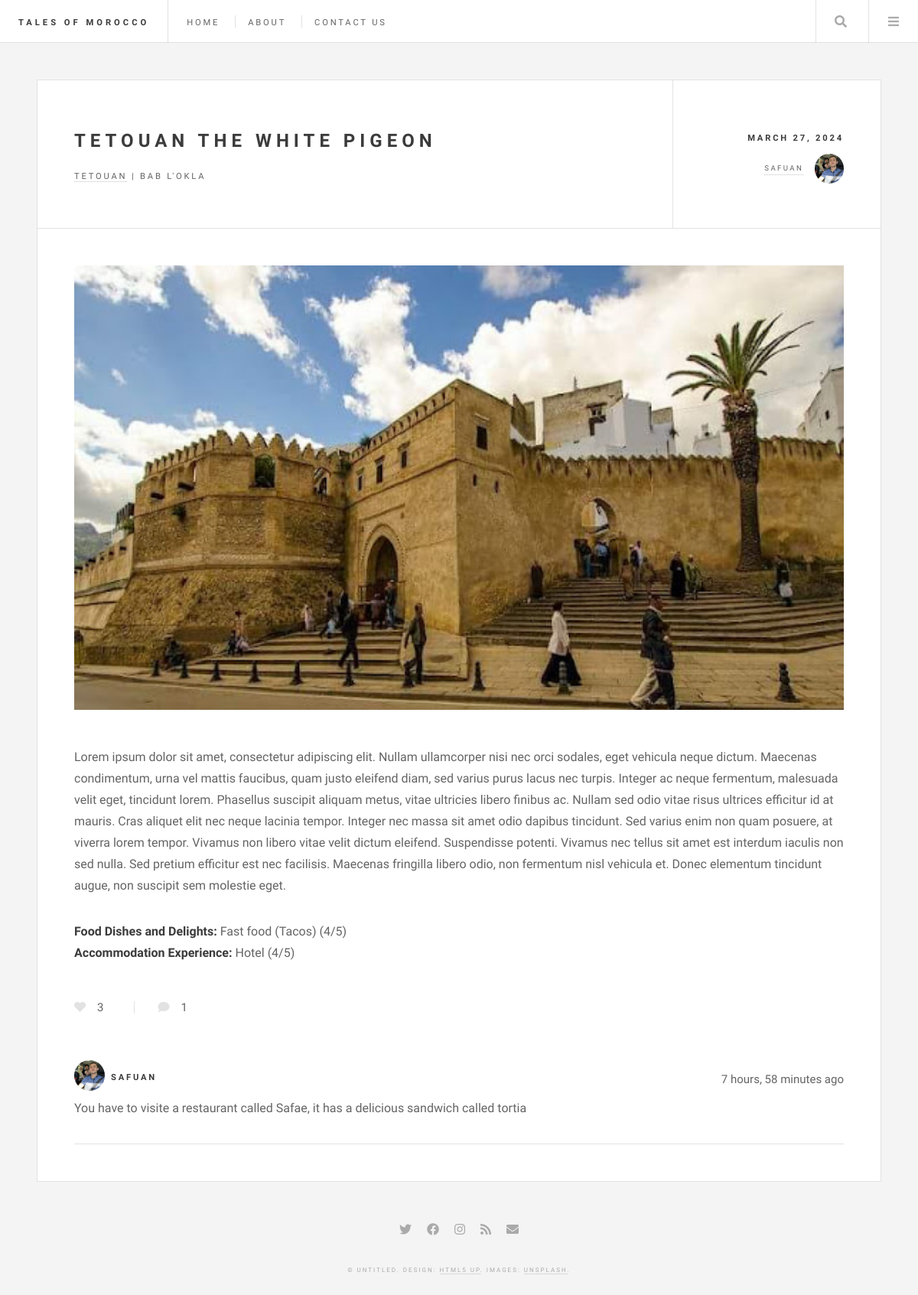
Screenshot of /blog/15/ with the database file from the repository.
### base/models.py (models this page shows, shortened)
class BlogPost(models.Model):
    author = models.ForeignKey(User, on_delete=models.CASCADE, null=True)
    title = models.CharField(max_length=200)
    city = models.ForeignKey(City, on_delete=models.SET_NULL, null=True)
    specific_location = models.CharField(max_length=200, null=True, blank=True)
    description = models.TextField(null=False, blank=False)
    food = models.CharField(max_length=200, blank=True)
    food_rating = models.IntegerField(null=True, blank=True,
                                      validators=[MinValueValidator(1),
                                                  MaxValueValidator(5)])
    accommodation = models.CharField(max_length=200, blank=True)
    accommodation_rating = models.IntegerField(null=True, blank=True,
                                               validators=[MinValueValidator(1),
                                                           MaxValueValidator(5)])
    picture = models.ImageField(null=True, blank=True)
    likes = models.IntegerField(default=0)
    updated = models.DateTimeField(auto_now=True)
    created = models.DateTimeField(auto_now_add=True)
    class Meta:
        ordering = ['-created']

class City(models.Model):
    name = models.CharField(max_length=200)
    def __str__(self) -> str:
        return self.name

class User(AbstractUser):
    name = models.CharField(max_length=200, null=True, blank=False)
    email = models.EmailField(unique=True, null=False, blank=False)
    bio = models.TextField(null=True, blank=True)
    avatar = models.ImageField(null=True, default="default.jpg")
    USERNAME_FIELD = 'email'
    REQUIRED_FIELDS = []

class Comment(models.Model):
    user = models.ForeignKey(User, on_delete=models.CASCADE)
    blogPost = models.ForeignKey(BlogPost, on_delete=models.CASCADE)
    body = models.TextField()
    edited = models.BooleanField(default=False)
    updated = models.DateTimeField(auto_now=True)
    created = models.DateTimeField(auto_now_add=True)

### base/views.py (the view, shortened to what this page needs)
# urls.py: 2. Add a URL to urlpatterns:  path('blog/', include('blog.urls'))
def blog(request, pk):
    post = get_object_or_404(BlogPost, id=int(pk))
    user_likes = None;
    if request.user.is_authenticated:
        user_likes = Like.objects.filter(user=request.user)
    post.user_liked = user_likes.filter(blogPost=post).exists() if user_likes else False
    post_comments = post.comment_set.all().order_by('-created')
    context = {
        'title': post.title,
        'post': post,
        'post_comments': post_comments
    }
    return render(request, 'blog.html', context)

### base/templates/blog.html (shortened to what this page needs)
<!DOCTYPE HTML>
{% load static %}
<html>
<head>
  <link rel="stylesheet" href="{% static 'styles/main.css' %}" />
  <link rel="stylesheet" href="{% static 'styles/main_1.css' %}" />
  <link rel="stylesheet" href="https://cdnjs.cloudflare.com/ajax/libs/font-awesome/4.7.0/css/font-awesome.min.css">
</head>
  <body class="single is-preload">
    <div id="wrapper">
      {% include 'header_menu.html' %}
      <div id="main">
        <article class="post">
          <header>
            <div class="title">
              <h2><a href="{% url 'blog' post.id %}">{{ post.title }}</a></h2>
              <p><a href="{% url 'city-blogs' post.city.id %}">{{ post.city }}</a>
                | {{ post.specific_location }}
              </p>
            </div>
            <div class="meta">
              <time class="published" datetime="2015-11-01">{{ post.created | date }}</time>
              <a href="{% url 'profile' post.author.id %}" class="author">
                <span class="name">{{ post.author.username }}</span>
                <img src="{{ post.author.avatar.url }}" alt=""/></a>
            </div>
          </header>
          {% if post.picture %}
          <span class="image featured"><img src="{{ post.picture.url }}" alt=""/></span>
          {% else %}
          <span class="image featured"><img src="{% static 'images/pic01.jpg' %}" alt=""/></span>
          {% endif %}
          <p>{{ post.description }}</p>
          {% if post.food %}
          <p>
            <b>Food Dishes and Delights:</b> {{ post.food }} ({{ post.food_rating }}/5)<br>
          {% endif %}
          {% if post.accommodation %}
            <b>Accommodation Experience:</b> {{ post.accommodation }} ({{ post.accommodation_rating}}/5)
          {% endif %}
          </p>
          <footer>
            <ul class="stats">
              <li>
                <i class="icon solid fa-heart {% if post.user_liked %}liked{% endif %}"
                data-post-id="{{ post.id }}"></i><span id="like-{{ post.id }}">{{ post.likes }}</span>
              </li>
              <li>
                <a href="#" class="icon solid fa-comment">{{ post_comments.count }}</a>
              </li>
            </ul>
          </footer>
          <span>
            {% for comment in post_comments %}
            <div class="user-comment">
              <div class="profile-comment">
                <div>
                  <h4>
                    <a href="{% url 'profile' comment.user.id %}">
                      <img class="avatar-mini" src="{{ comment.user.avatar.url }}" alt="" />
                    </a>
                  </h4>
                </div>
                <div class="user-username">
                  <h4>
                    <a href="{% url 'profile' comment.user.id %}">{{ comment.user.username }}</a>
                  </h4>
                </div>
              </div>
              <div class="up-del-comment">
                <div>
                  <small style="font-size: 15px;">
                    {{ comment.created | timesince }} ago
                  </small>
                </div>
              </div>
            </div>
            <p>{{ comment.body }}</p>
            <hr />
            {% endfor %}
          </span>
        </article>
      </div>
      <section id="footer">
        <ul class="icons">
          <li>
            <a href="#" class="icon brands fa-twitter"><span class="label">Twitter</span></a>
          </li>
          <li>
            <a href="#" class="icon brands fa-facebook-f"><span class="label">Facebook</span></a>
          </li>
          <li>
            <a href="#" class="icon brands fa-instagram"><span class="label">Instagram</span></a>
          </li>
          <li>
            <a href="#" class="icon solid fa-rss"><span class="label">RSS</span></a>
          </li>
          <li>
            <a href="#" class="icon solid fa-envelope"><span class="label">Email</span></a>
          </li>
        </ul>
        <p class="copyright">
          &copy; Untitled. Design: <a href="http://html5up.net">HTML5 UP</a>.
          Images: <a href="http://unsplash.com">Unsplash</a>.
        </p>
      </section>
    </div>
  </body>
</html>

### static/styles/main_1.css (style rules this page uses)
.avatar-mini { width: 40px; height: 40px; border-radius: 50%; }
.stats { font-size: 25px; }
i.icon.solid.fa-heart { cursor: pointer; }
.user-comment { display: flex; justify-content: space-between; align-items: center; }
.profile-comment { display: flex; justify-content: flex-start; align-items: center; }
.profile-comment h4 { margin: 0 0 0.2em 0; }
.user-username { margin-left: 8px; }
.up-del-comment { display: flex; justify-content: flex-start; align-items: center; }

### rows the page displays
BlogPost: title "TETOUAN THE WHITE PIGEON", city "TETOUAN", specific_location "BAB L'OKLA", created "MARCH 27, 2024", author.username "SAFUAN", author.avatar (picture), picture (picture), description "Lorem ipsum dolor sit amet, consectetur adipiscing elit. Nullam ullamcorper nisi nec orci sodales, eget vehicula neque dictum. Maecenas condimentum, urna vel mattis faucibus, quam justo eleifend diam, sed varius purus lacus nec turpis. Integer ac neque fermentum, malesuada velit eget, tincidunt lorem. Phasellus suscipit aliquam metus, vitae ultricies libero finibus ac. Nullam sed odio vitae risus ultrices efficitur id at mauris. Cras aliquet elit nec neque lacinia tempor. Integer nec massa sit amet odio dapibus tincidunt. Sed varius enim non quam posuere, at viverra lorem tempor. Vivamus non libero vitae velit dictum eleifend. Suspendisse potenti. Vivamus nec tellus sit amet est interdum…", food "Fast food (Tacos)", food_rating "4", accommodation "Hotel", accommodation_rating "4", likes "3"
Comment: user.avatar (picture), user.username "SAFUAN", created "7 hours, 58 minutes", body "You have to visite a restaurant called Safae, it has a delicious sandwich called tortia"

### other values shown
{{ post_comments.count }} "1"
